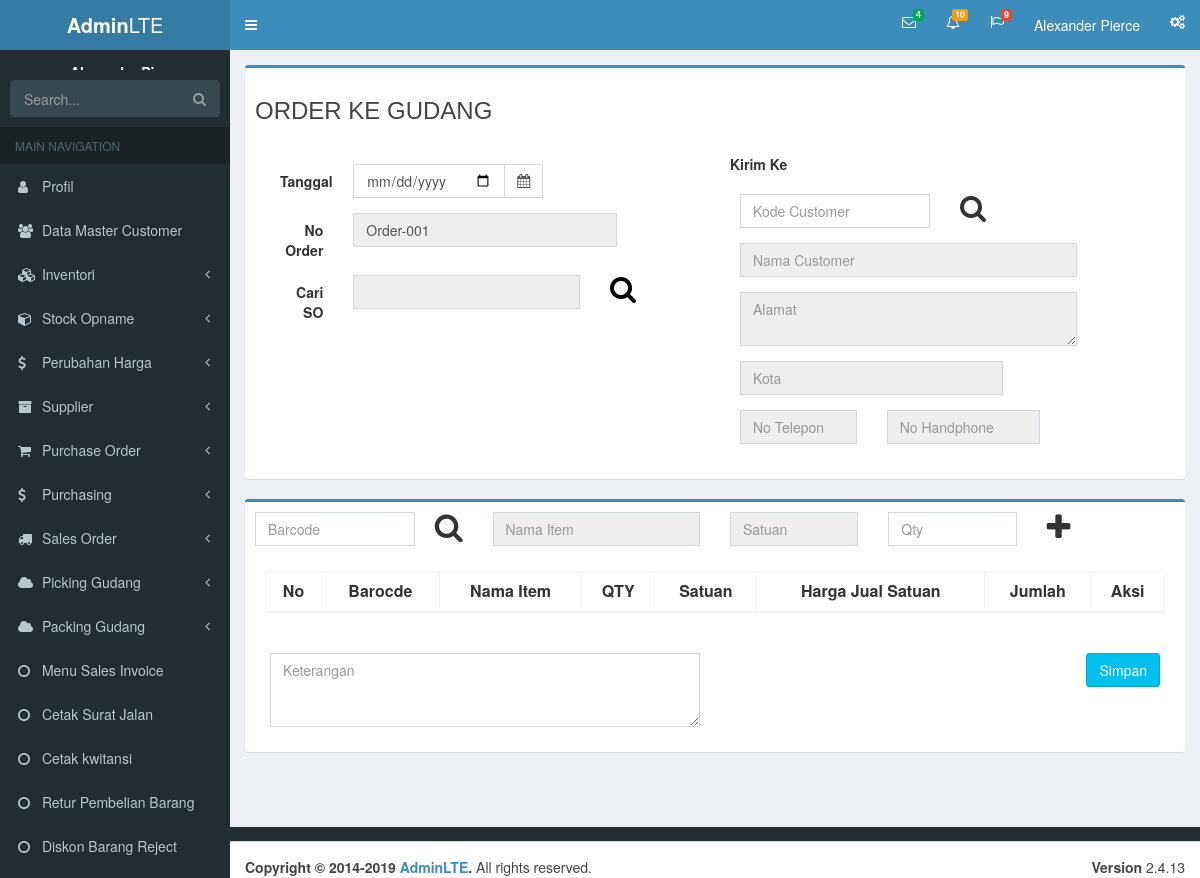
Page /sales_order/input_order.php on the earlier database version.
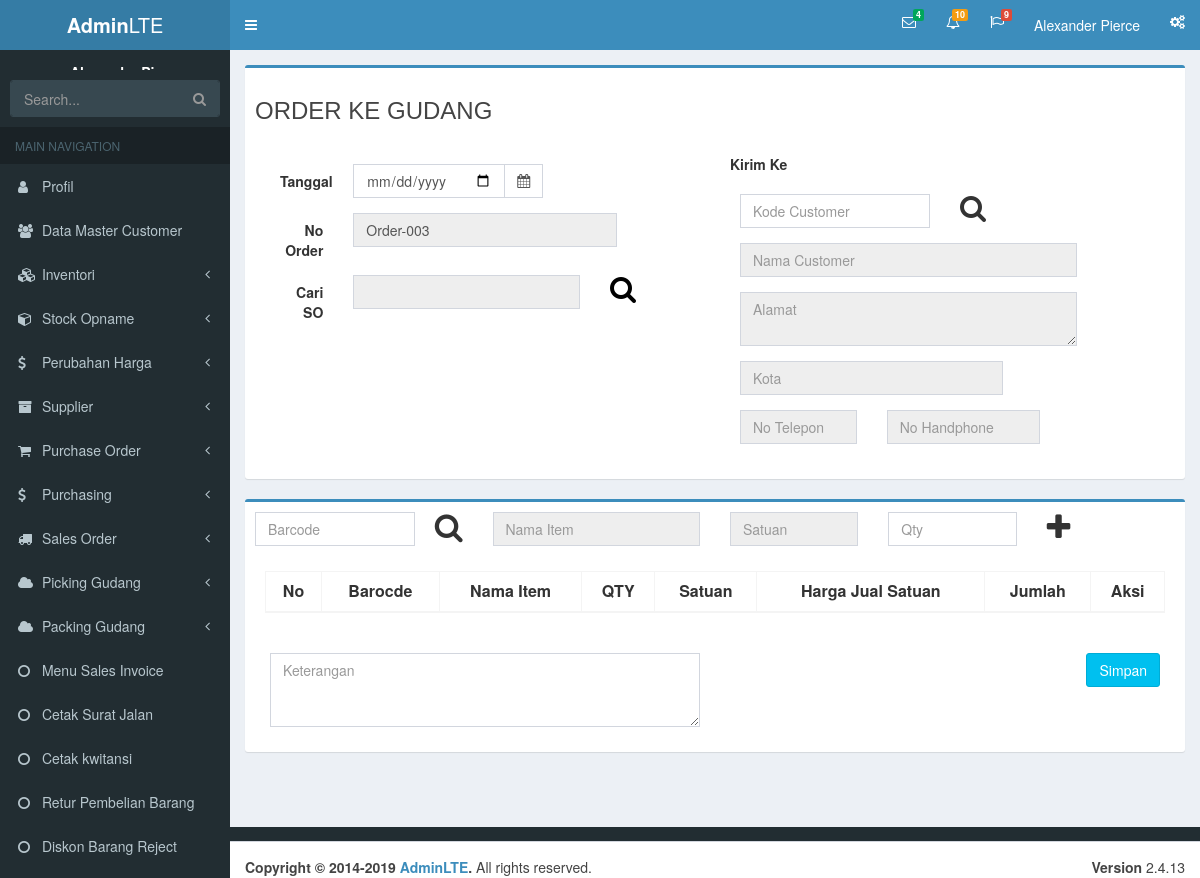
Same page on the later database version.
### tables this page shows
CREATE TABLE `order_gudang` (
  `nomor_order` varchar(255) NOT NULL,
  `tanggal` date NOT NULL,
  `nomor_so` varchar(255) NOT NULL,
  `kode_customer` varchar(255) NOT NULL,
  `keterangan` varchar(255) NOT NULL,
  `total` varchar(255) NOT NULL,
  `created_at` timestamp NOT NULL DEFAULT current_timestamp(),
  `updated_at` timestamp NULL DEFAULT NULL ON UPDATE current_timestamp()
);

### env.php (called while the page is built, shortened)
<?php
$host = "localhost";
$user = "root";
$password = "";
$dbname = "brasco_pusat";
$conn = mysqli_connect($host, $user, $password, $dbname);
function query($query)
{
  global $conn;
  $result = mysqli_query($conn, $query);
  $rows = [];
  while ($row = mysqli_fetch_assoc($result)) {
    $rows[] = $row;
  }
  return $rows;
}
function tambahId($id, $prefix)
{
  $id = intval(substr($id, -3));
  if ($id < 9) {
    $id = $prefix . '-00' . ++$id;
  } else if ($id == 9) {
    $id = $prefix . '-010';
  } else if ($id < 99) {
    $id = $prefix . '-0' . ++$id;
  } else if ($id == 99) {
    $id = $prefix . '-100';
  } else {
    $id = $prefix . '-' . ++$id;
  }
  return $id;
}

### sales_order/input_order.php (the view, shortened to what the changed rows need)
<?php
require '../env.php';
$query = query('SELECT * FROM order_gudang ORDER BY nomor_order DESC LIMIT 1');
if (!isset($query[0]['nomor_order'])) {
	$id = 'Order-001';
} else {
	$id = tambahId(strval($query[0]['nomor_order']), 'Order');
}
?>
<?php include('../templates/header.php') ?>
<form action="" method="POST">
	<div class="content-wrapper">
		<section class="content">
			<div class="box box-primary">
				<div class="box-body form-horizontal">
					<div class="col-sm-6">
						<div class="box-body">
							<div class="form-group">
								<div class="col-sm-8">
									<input type="text" class="form-control" name="no_order" value="<?= $id ?>" readonly>
								</div>
							</div>
						</div>
					</div>
				</div>
			</div>
			<div class="box box-primary">
				<div class="box-body">
					<div class="box-body">
						<div class="table-responsive">
							<table class="table table-bordered table-striped text-center ">
								<thead align="center">
									<tr>
										<th>
											<center>No</center>
										</th>
										<th>
											<center>Barocde</center>
										</th>
										<th>
											<center>Nama Item</center>
										</th>
										<th>
											<center>QTY</center>
										</th>
										<th>
											<center>Satuan</center>
										</th>
										<th>
											<center>Harga Jual Satuan</center>
										</th>
										<th>
											<center>Jumlah</center>
										</th>
										<th>
											<center>Aksi</center>
										</th>
									</tr>
								</thead>
							</table>
						</div>
					</div>
				</div>
		</section>
	</div>
</form>
<?php include('../templates/footer.php') ?>

Differences in the rows shown:
added order_gudang: no_order "Order-003"
Other differences:
form field no_order: "Order-001" → (not shown)
